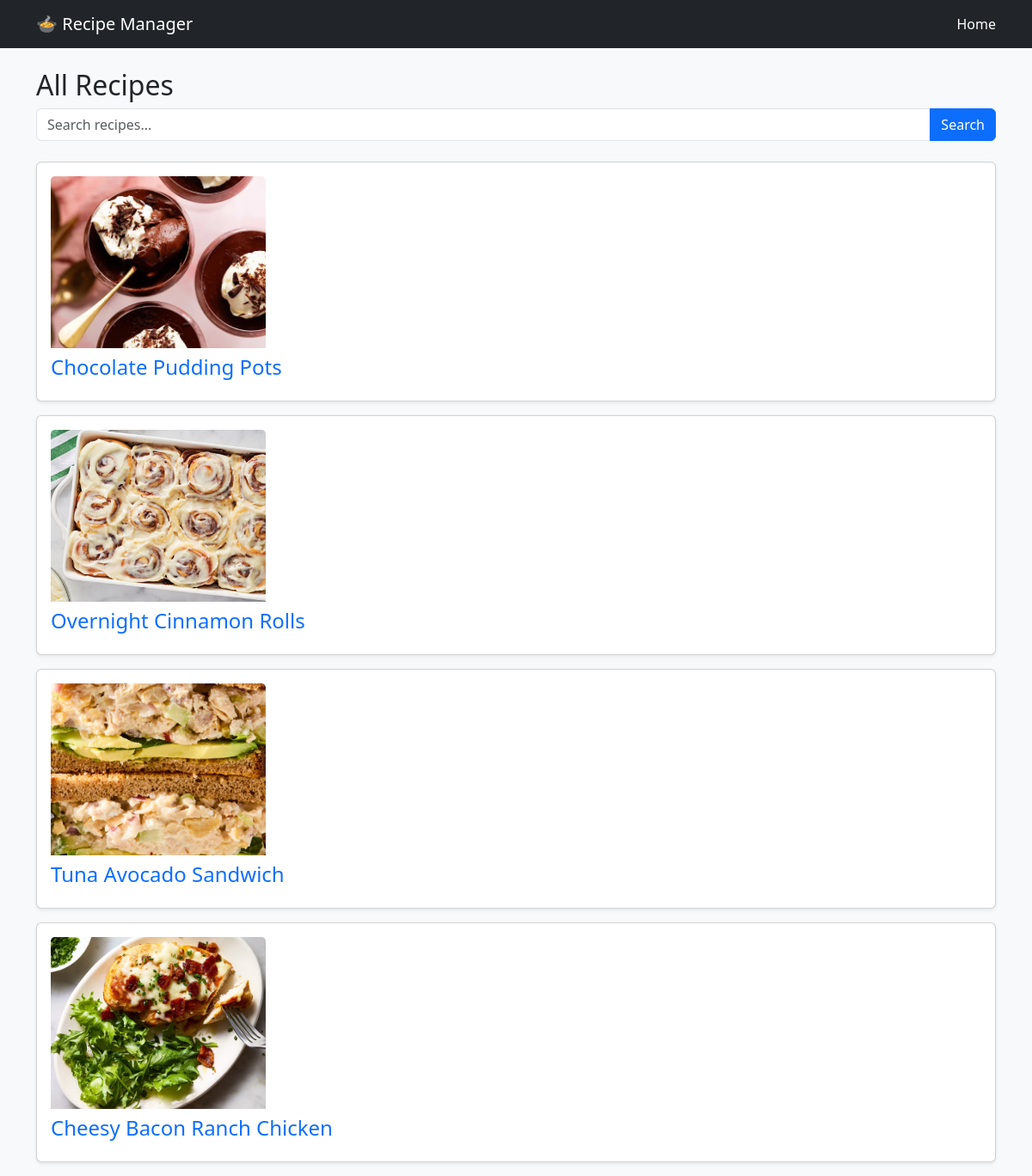
The page / on the database its author committed.
### recipes/models.py (models this page shows, shortened)
class Recipe(models.Model):
    title = models.CharField(max_length=200)
    description = models.TextField()
    ingredients = models.TextField()
    instructions = models.TextField()
    image = models.ImageField(upload_to='recipes/')
    category = models.ForeignKey(Category, on_delete=models.CASCADE)
    creator = models.ForeignKey(User, on_delete=models.CASCADE)
    created_at = models.DateTimeField(auto_now_add=True)

### recipes/views.py (the view)
# urls.py: path('', views.index, name='index'),
def index(request):
    query = request.GET.get('q')
    if query:
        recipes = Recipe.objects.filter(title__icontains=query)
    else:
        recipes = Recipe.objects.all()
    return render(request, "recipes/index.html", {
        "recipes": recipes
    })

### recipes/templates/recipes/index.html
{% extends "base.html" %}
{% block content %}
<h2>All Recipes</h2>
<form method="GET" class="mb-4">
    <div class="input-group">
        <input
            type="text"
            name="q"
            class="form-control"
            placeholder="Search recipes..."
            value="{{ request.GET.q }}"
        >
        <button class="btn btn-primary" type="submit">
            Search
        </button>
    </div>
</form>
{% for recipe in recipes %}
    <div class="card p-3 mb-3 shadow-sm">
        {% if recipe.image %}
            <img src="{{ recipe.image.url }}"
                 class="card-img-top mb-2"
                 alt="{{ recipe.title }}"
                 style="max-width: 250px; height: 200px; object-fit: cover;">
        {% endif %}
        <a href="{% url 'recipe_detail' recipe.id %}">
            <h4>{{ recipe.title }}</h4>
        </a>
    </div>
{% empty %}
    <p>No recipes found.</p>
{% endfor %}
{% endblock %}

### recipes/templates/base.html (shortened to what this page needs)
<!DOCTYPE html>
<html lang="en">
<head>
    <link href="https://cdn.jsdelivr.net/npm/bootstrap@5.3.0/dist/css/bootstrap.min.css" rel="stylesheet">
</head>
<body>
<nav class="navbar navbar-expand-lg navbar-dark bg-dark">
    <div class="container">
        <a class="navbar-brand" href="/">🍲 Recipe Manager</a>
        <div>
            <a class="nav-link text-white" href="/">Home</a>
        </div>
    </div>
</nav>
<div class="container mt-4">
    {% block content %}{% endblock %}
</div>
</body>
</html>

### recipes/templates/base.html (style rules this page uses)
body { background-color: #f8f9fa; }
.navbar { margin-bottom: 20px; }
a { text-decoration: none; }

### rows shown on the page
Recipe: image (picture), title "Chocolate Pudding Pots"
Recipe: image (picture), title "Overnight Cinnamon Rolls"
Recipe: image (picture), title "Tuna Avocado Sandwich"
Recipe: image (picture), title "Cheesy Bacon Ranch Chicken"
